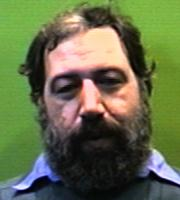
%> input picture FACE RECOGNITION/obeidn.12.jpg, 180 x 200 px
$ octave binary.m   (GNU Octave 9; MATLAB toolbox functions it lacks are replaced by stand-ins)
%> lines starting %> are read from the running program, lines starting %| are printed output that depends on the picture; in (x1, y1, x2, y2) boxes, pixels count from 0 and x2, y2 are one past the last pixel; in counts of white or black regions, pixels touching at a corner belong together; the program's own positions count from 1
a = imread('obeidn.12.jpg');
%> a is the input picture: size 200x180x3 uint8; mean R, G, B 101.8, 109.9, 74.7


 b = rgb2gray(a);
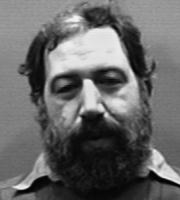
%> b: size 200x180 uint8; min 0, max 246, mean 103.5
  [x,y]=size(b);
%> x = 200; y = 180
 c=b(20:160,20:160)
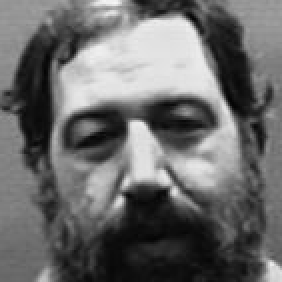
%> c: size 141x141 uint8 (shown 2 times larger); min 4, max 246, mean 106
 d=im2bw(c,0.2);
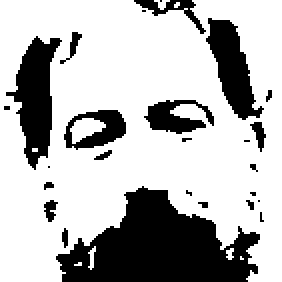
%> d: size 141x141 logical (shown 2 times larger); 72% white; 26 black regions (15 under 20 px), largest, box (x1, y1, x2, y2) and area: (28, 93, 130, 141) 2844, (3, 18, 31, 85) 911, (103, 9, 132, 60) 701
imshow(d)

$ run again, with FACE RECOGNITION/9326871.1.jpg copied over FACE RECOGNITION/obeidn.12.jpg
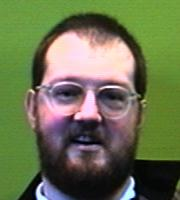
%> input picture FACE RECOGNITION/9326871.1.jpg, 180 x 200 px
%> a is the input picture: size 200x180x3 uint8; mean R, G, B 106.4, 113.7, 79.7
%> `c=b(20:160,20:160)`:
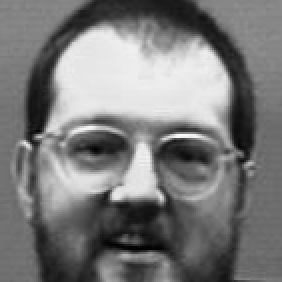
%> c: size 141x141 uint8 (shown 2 times larger); min 1, max 251, mean 121.8
%> `d=im2bw(c,0.2);`:
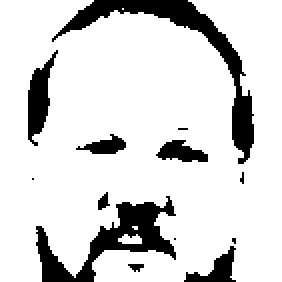
%> d: size 141x141 logical (shown 2 times larger); 84.5% white; 13 black regions (5 under 20 px), largest, box (x1, y1, x2, y2) and area: (26, 0, 127, 82) 1172, (18, 98, 88, 141) 1003, (14, 25, 29, 73) 337

$ run again, with FACE RECOGNITION/9336923.1.jpg copied over FACE RECOGNITION/obeidn.12.jpg
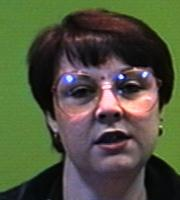
%> input picture FACE RECOGNITION/9336923.1.jpg, 180 x 200 px
%> a is the input picture: size 200x180x3 uint8; mean R, G, B 80.7, 84.8, 62.3
%> `c=b(20:160,20:160)`:
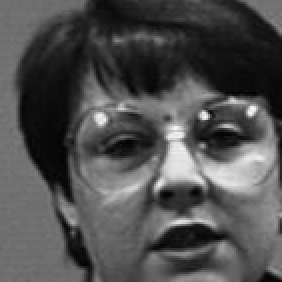
%> c: size 141x141 uint8 (shown 2 times larger); min 1, max 251, mean 79.5
%> `d=im2bw(c,0.2);`:
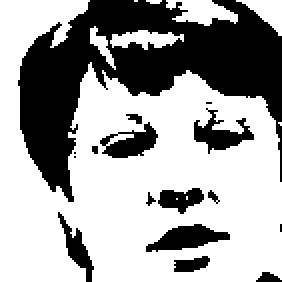
%> d: size 141x141 logical (shown 2 times larger); 64.1% white; 16 black regions (7 under 20 px), largest, box (x1, y1, x2, y2) and area: (9, 0, 141, 101) 5635, (73, 112, 115, 126) 326, (97, 54, 127, 77) 286

$ run again, with FACE RECOGNITION/9540474.1.jpg copied over FACE RECOGNITION/obeidn.12.jpg
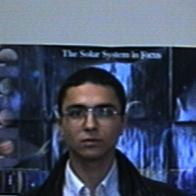
%> input picture FACE RECOGNITION/9540474.1.jpg, 196 x 196 px
%> a is the input picture: size 196x196x3 uint8; mean R, G, B 69.1, 79.3, 102.1
%> `c=b(20:160,20:160)`:
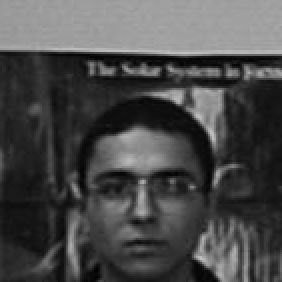
%> c: size 141x141 uint8 (shown 2 times larger); min 1, max 195, mean 74.1
%> `d=im2bw(c,0.2);`:
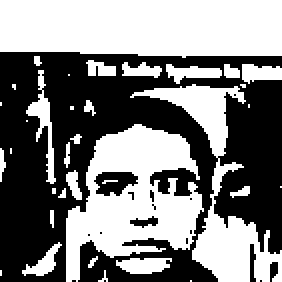
%> d: size 141x141 logical (shown 2 times larger); 50.2% white; 17 black regions (12 under 20 px), largest, box (x1, y1, x2, y2) and area: (0, 26, 141, 141) 9571, (47, 86, 69, 98) 179, (65, 108, 79, 114) 45, (125, 122, 128, 141) 43, (135, 131, 139, 141) 30
